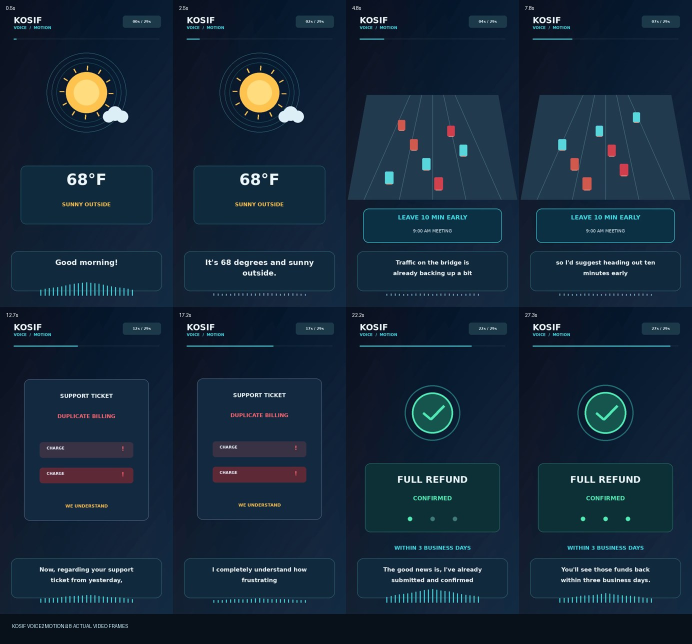
#> input picture skills/kosif-montage-motion/examples/voice2motion/storyboard.jpg, 1384 x 1288 px (shown at 1/2 size)
$ python judge.py ../../kosif-montage-motion/examples/voice2motion/storyboard.jpg   (older library calls are emulated)
#> lines starting #> are read from the running program, lines starting #| are printed output that depends on the picture; after the words box and inside, x2 and y2 are one past the last pixel; in counts of white or black regions, pixels touching at a corner belong together
### skills/pixel-studio-painter/scripts/jev_client.py
"""Jev, the fast judge: asks the live Jev service to choose between options, twice in parallel with the options in
reverse order, and reports the order-robust choice with its probabilities. Jev judges; it never authorises.
Offline or KOSIF_JEV_URL=off -> None, and the caller falls back to its own deterministic rule."""
from __future__ import annotations

import json
import os
import time
import urllib.request
from concurrent.futures import ThreadPoolExecutor

URL = "https://kosif-jev.kosif199022.workers.dev/api/public-jev"


def _call(packet: dict, timeout: float) -> dict:
    req = urllib.request.Request(os.environ.get("KOSIF_JEV_URL", URL), method="POST",
                                 data=json.dumps(packet, ensure_ascii=False).encode("utf-8"),
                                 headers={"content-type": "application/json", "user-agent": "kosif-studio/1.0"})
    with urllib.request.urlopen(req, timeout=timeout) as r:            # Cloudflare refuses calls without a UA
        data = json.loads(r.read(1_000_000).decode("utf-8", "replace"))
    return data["result"]["answers"]["decision"]


def choose(question: str, state: dict, options: dict[str, str], timeout: float = 20) -> dict | None:
    """{choice, probabilities (mean of both orders), stable, latency_s} or None when Jev cannot be reached."""
    if os.environ.get("KOSIF_JEV_URL", "").strip().lower() == "off":
        return None
    a = {"type": "choice", "state": state, "instructions": question, "criteria": options}
    b = {**a, "criteria": dict(reversed(list(options.items())))}
    t0 = time.time()
    try:
        with ThreadPoolExecutor(2) as ex:
            ra, rb = ex.map(lambda p: _call(p, timeout), (a, b))
    except Exception:
        return None
    probs = {k: round((ra["probabilities"].get(k, 0) + rb["probabilities"].get(k, 0)) / 2, 4) for k in options}
    best = max(probs, key=probs.get)
    return {"choice": best, "probabilities": probs, "stable": ra.get("choice") == rb.get("choice"),
            "latency_s": round(time.time() - t0, 2), "model": "jev"}

### skills/pixel-studio-painter/scripts/judge.py
"""Does a rendered picture read as painted-realistic, or as a flat cartoon? Measured, not guessed.

    python judge.py out/whale_dragon_1200x800.png [--prompt "…"] [--no-jev]

Letterbox bars and pure black/white backgrounds are left out of the measurements, so a dark studio photo and a
widescreen frame are judged on their subject, not on their empty areas.

Measures (calibrated on the photographs, scenes and flat art that passed through the studio):
  smooth_share     share of subject pixels whose neighbourhood changes gently (informational: grain lowers it)
  flat_share       share of subject pixels (not black/white) that are perfectly flat: cartoon fills
                   photos 0.11-0.23 · shaded scenes < 0.02 · flat cartoon 0.76
  hard_edge_share  among edges, those that jump within one pixel (outline look)
  distinct_colours colours in the subject (/8 bins at 200 px)
  tonal_range      2nd..98th percentile of brightness

Jev is then asked, from the numbers alone, which description fits; Jev judges, it does not see.
"""
from __future__ import annotations

import argparse
import json
import sys
from pathlib import Path

import cv2
import numpy as np
from PIL import Image

sys.path.insert(0, str(Path(__file__).resolve().parent))

# calibrated 2026-10-06: photos flat 0.11-0.23 / hard 0.46-0.51; shaded scenes flat < 0.02 / hard 0.18-0.34;
# flat cartoon (PIL house) flat 0.76 / hard 0.64 / 184 colours; flat illustration hard 0.63; logo hard 0.73
THRESH = {"smooth_share": 0.12, "flat_share": 0.30, "hard_edge_share": 0.55, "distinct_colours": 900, "tonal_range": 150}


def measure(path) -> dict:
    im = Image.open(path).convert("RGB")
#> im is the input picture: PIL image 1384x1288 RGB; mean R, G, B 21.6, 40.2, 57.9
    a = np.asarray(im)
    g = cv2.cvtColor(a, cv2.COLOR_RGB2GRAY)
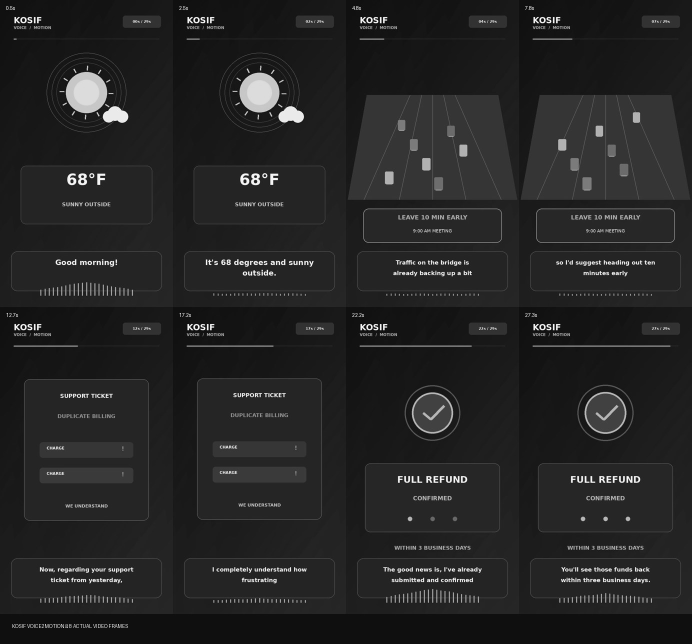
#> g: shape (1288, 1384) (shown at 1/2 size); min 1, max 254, mean 36.7
    rows = np.flatnonzero(g.max(axis=1) > 8)                          # drop letterbox bars
#> rows = 1288 values from 0 to 1287
    if rows.size:
        a, g = a[rows.min():rows.max() + 1], g[rows.min():rows.max() + 1]
    gf = g.astype(np.float32)
    lap = np.abs(cv2.Laplacian(gf, cv2.CV_32F, ksize=3))
    gx = cv2.Sobel(gf, cv2.CV_32F, 1, 0, ksize=3)
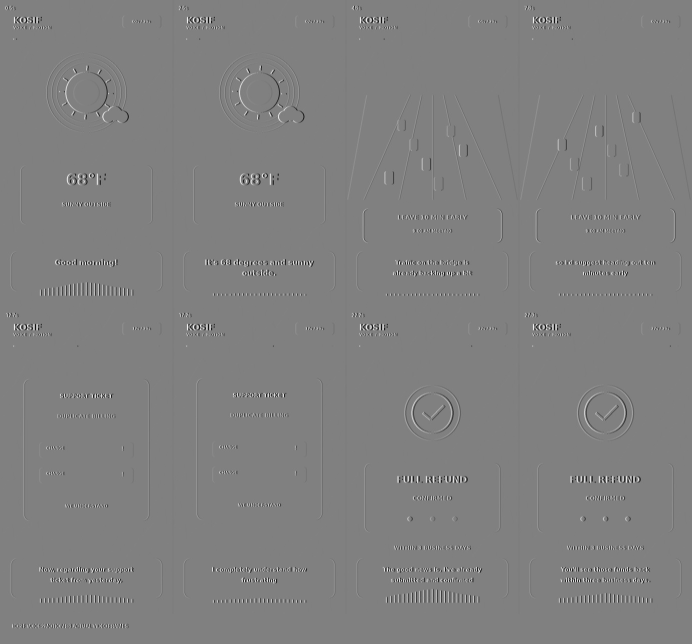
#> gx: shape (1288, 1384) float32 (shown at 1/2 size); min -966, max 954, mean 0; drawn with min black and max white
    gy = cv2.Sobel(gf, cv2.CV_32F, 0, 1, ksize=3)
    mag = np.hypot(gx, gy)
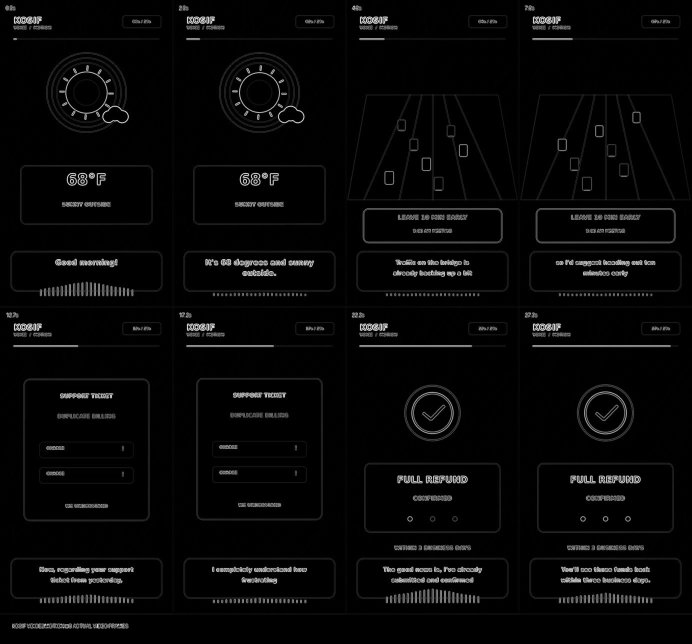
#> mag: shape (1288, 1384) float32 (shown at 1/2 size); min 0, max 997, mean 29.1; drawn with min black and max white
    subject = (g > 12) & (g < 243)                                     # not the empty black or white areas
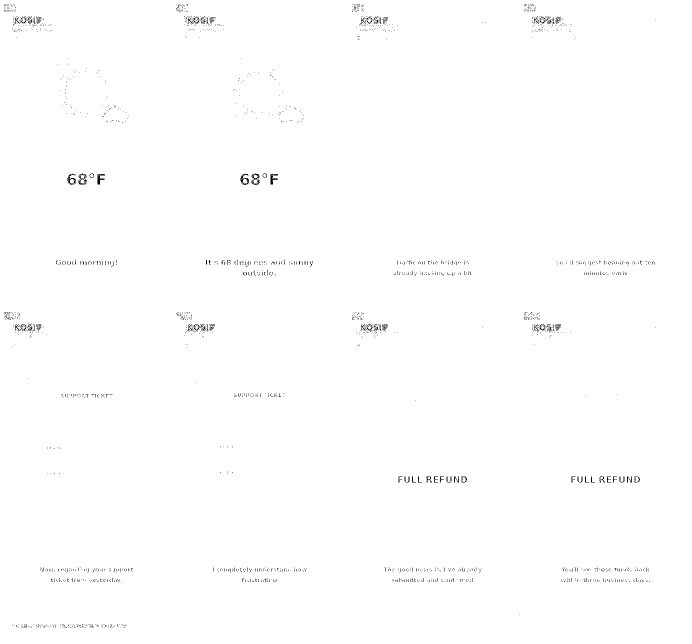
#> subject: shape (1288, 1384) bool (shown at 1/2 size); 99.6% white; black in thin lines or dots
    n = max(1, int(subject.sum()))
#> n = 1774646
    smooth = float(((lap >= 0.5) & (lap < 14) & subject).sum() / n)
#> smooth = 0.207
    flat = float(((lap < 0.5) & subject).sum() / n)
#> flat = 0.629
    edges = (mag > 60) & subject
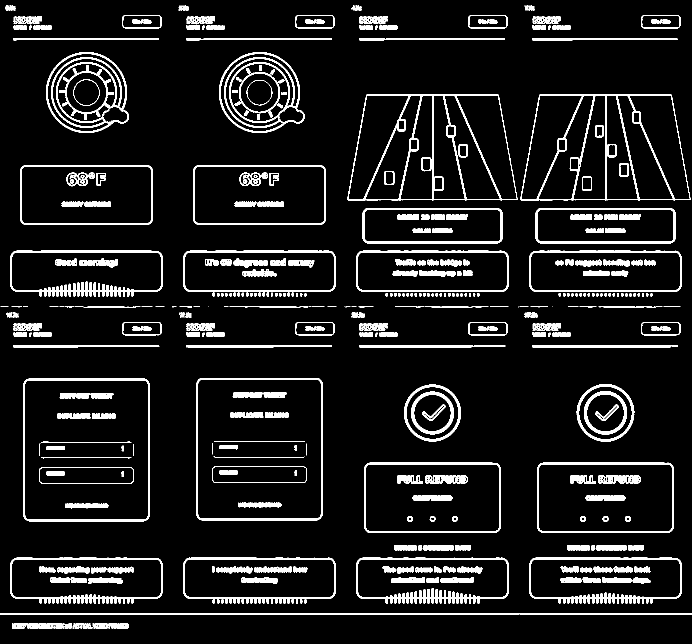
#> edges: shape (1288, 1384) bool (shown at 1/2 size); 8.5% white; 382 white regions (23 under 20 px), largest, box (x1, y1, x2, y2) and area: (92, 104, 258, 266) 5493, (695, 189, 1035, 401) 5347, (1041, 189, 1381, 401) 5157
    hard = float(((mag > 220) & edges).sum() / max(1, int(edges.sum())))
#> hard = 0.46
    small = cv2.resize(a, (200, 200), interpolation=cv2.INTER_AREA)
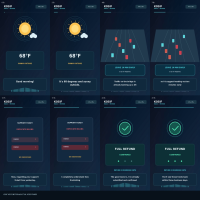
#> small: shape (200, 200, 3); mean R, G, B 21.6, 40.2, 57.9
    sg = cv2.cvtColor(small, cv2.COLOR_RGB2GRAY)
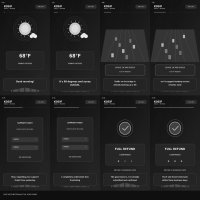
#> sg: shape (200, 200); min 15, max 235, mean 36.7
    keep = (sg > 12) & (sg < 243)
#> keep: shape (200, 200) bool; every value is 1
    distinct = int(len(np.unique((small[keep] // 8).reshape(-1, 3), axis=0))) if keep.any() else 0
#> distinct = 545
    lo, hi = np.percentile(g, [2, 98])
#> lo = 15; hi = 172
    hsv = cv2.cvtColor(a, cv2.COLOR_RGB2HSV)
#> hsv: shape (1288, 1384, 3); mean H, S, V 105.2, 178.2, 59.5
    sat = hsv[..., 1][subject].astype(np.float32) / 255 if subject.any() else np.zeros(1)
    return {"smooth_share": round(smooth, 3), "flat_share": round(flat, 3), "hard_edge_share": round(hard, 3),
            "distinct_colours": distinct, "tonal_range": int(hi - lo), "sat_mean": round(float(sat.mean()), 3),
            "sat_spread": round(float(sat.std()), 3), "subject_share": round(n / g.size, 3), "size": im.size}


def verdict(m: dict) -> tuple[str, list[str]]:
    reasons = []
    if m["smooth_share"] < THRESH["smooth_share"]:
        reasons.append(f"little shading or texture: smooth share {m['smooth_share']:.0%} < {THRESH['smooth_share']:.0%}")
    if m["flat_share"] > THRESH["flat_share"]:
        reasons.append(f"flat fills: {m['flat_share']:.0%} of the subject is perfectly flat (> {THRESH['flat_share']:.0%})")
    if m["hard_edge_share"] > THRESH["hard_edge_share"]:
        reasons.append(f"outline look: {m['hard_edge_share']:.0%} of edges are one-pixel jumps (> {THRESH['hard_edge_share']:.0%})")
    if m["distinct_colours"] < THRESH["distinct_colours"]:
        reasons.append(f"few distinct colours ({m['distinct_colours']} < {THRESH['distinct_colours']})")
    if m["tonal_range"] < THRESH["tonal_range"]:
        reasons.append(f"tonal range {m['tonal_range']} < {THRESH['tonal_range']}: no deep blacks or bright lights")
    return ("PASS" if not reasons else "REVISE"), reasons


def ask_jev(m: dict, prompt: str | None):
    try:
        import jev_client
    except ImportError:
        return None
    state = {"measurements": m, "thresholds": THRESH,
             "calibration": "photographs: flat 0.11-0.23, hard edges 0.46-0.51, colours 1300-2600; "
                            "shaded digital paintings: flat < 0.02, hard edges 0.18-0.34, colours 1100-2000; "
                            "flat cartoons and flat illustrations: flat 0.76 or hard edges > 0.6, colours < 400",
             "prompt_quality_locks": prompt or "photorealistic, cinematic, no cartoon look"}
    return jev_client.choose("From these measurements alone, which description fits the rendered picture best?", state,
                             {"realistic_painting": "painted-realistic: shaded forms, textures, soft atmosphere, wide tonal range",
                              "stylised_illustration": "stylised but shaded illustration: some flat areas, clean edges",
                              "flat_cartoon": "flat cartoon: flat fills, outlines, few colours"})


def main():
    ap = argparse.ArgumentParser()
    ap.add_argument("image")
    ap.add_argument("--prompt")
    ap.add_argument("--no-jev", action="store_true")
    a = ap.parse_args()
    m = measure(a.image)
#> m = 9 items
    v, reasons = verdict(m)
#> v = 'REVISE'; reasons = 2 items
    out = {"image": a.image, "measurements": m, "verdict": v, "reasons": reasons}
    if not a.no_jev:
        out["jev"] = ask_jev(m, a.prompt)
    print(json.dumps(out, ensure_ascii=False, indent=1))


if __name__ == "__main__":
    main()
#> (the call stopped at in _call, `with urllib.request.urlopen(req, timeout=timeout) as r:`: the network is not available in this run)
